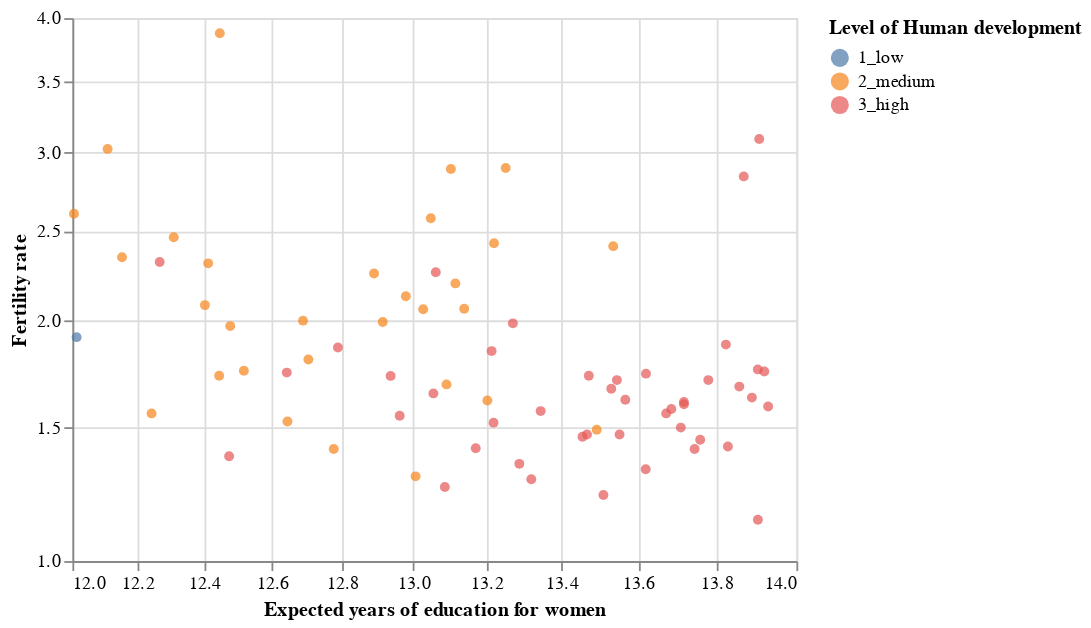

Here is the notebook cell this chart was saved with:
### Markdown cell above
<!-- END QUESTION -->



### Examining individual points

Often it can be helpful to graphically examine individual points. Especially so if you notice outliers. In this dataset there aren't any apparent outliers, but there are a few points that seem a little farther from the scatter than others, so we can practice on those.

Let's zoom in on the lower-right region of the scatterplot; the cell below applies an Altair filter transform to show only data for which expected education exceeds 12. 

Please be sure you've created `scatter_scaled` in Q0 (b) (ii) before running this cell.

### Code cell
# zoom in
scatter_highed = scatter_scaled.transform_filter(
    alt.FieldGTPredicate(field = 'educ_expected_yrs_f', gt = 12)
)

scatter_highed

### Figure 1 — Vega-Lite specification as saved in the notebook (floating-point values rounded to 4 significant figures; data arrays with more than 128 entries replaced by an {"elided": "..."} marker saying what was removed)
{"config": {"view": {"continuousWidth": 400, "continuousHeight": 300}}, "data": {"name": "data-55aa22b03e6d171f9a62cb1eb9279c29"}, "mark": "circle", "encoding": {"color": {"field": "hdi_fac", "title": "Level of Human development", "type": "nominal"}, "x": {"field": "educ_expected_yrs_f", "scale": {"exponent": 2.5, "type": "pow", "zero": false}, "title": "Expected years of education for women", "type": "quantitative"}, "y": {"field": "fertility_total", "scale": {"exponent": 0.3333, "type": "pow", "zero": false}, "title": "Fertility rate", "type": "quantitative"}}, "transform": [{"filter": {"field": "educ_expected_yrs_f", "gt": 12}}], "$schema": "https://vega.github.io/schema/vega-lite/v4.17.0.json", "datasets": {"data-55aa22b03e6d171f9a62cb1eb9279c29": {"elided": "139 records"}}}
